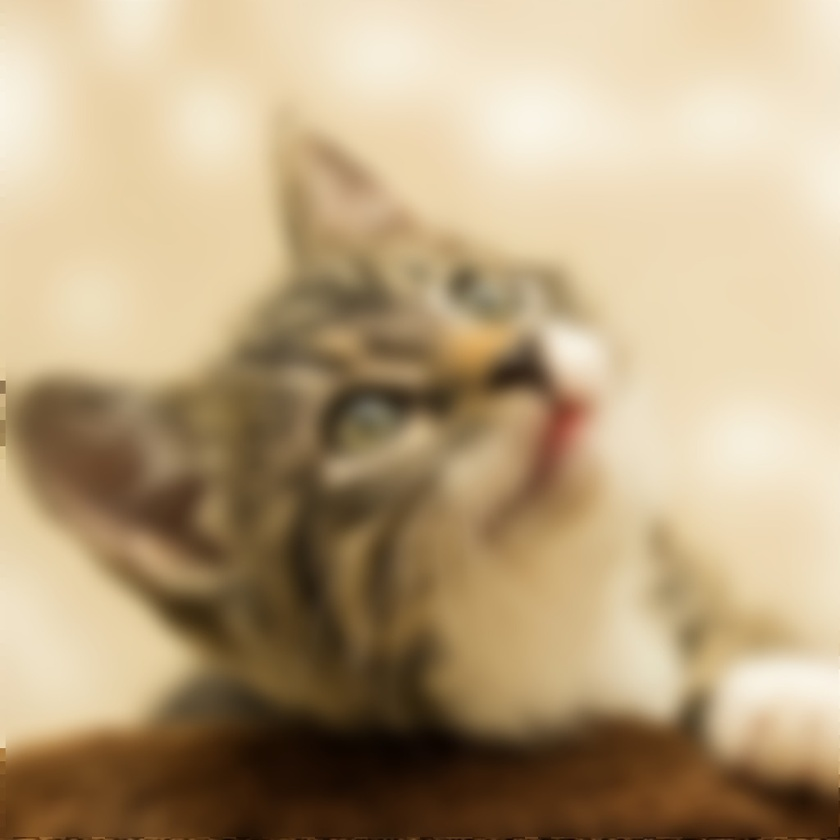
#> input picture blurred.jpg, 840 x 840 px, shrunk from 1024 x 1024 before the run
$ python main.py   (older library calls are emulated)
#> lines starting #> are read from the running program, lines starting #| are printed output that depends on the picture; long printed decimals are rounded
import numpy as np
import cv2
import os
import sys

"""
Программа выполняет устранение размытия изображений с возможностью
интерактивной настройки параметров. Поддерживает два типа размытия:
1. Линейное размытие (движение камеры)
2. Круговое размытие (расфокусировка)
"""


def estimate_blur_params(image):
    """Автоматическая оценка параметров размытия на изображении"""
    try:
        # Конвертация в 8-битный формат
        image_uint8 = np.uint8(image * 255)

        # 1. Оценка угла размытия через градиенты
        grad_x = cv2.Sobel(image_uint8, cv2.CV_64F, 1, 0, ksize=3)
        grad_y = cv2.Sobel(image_uint8, cv2.CV_64F, 0, 1, ksize=3)
        angle_deg = np.rad2deg(np.mean(np.arctan2(grad_y, grad_x))) % 180

        # 2. Оценка степени размытия через Фурье-анализ
        fft = np.fft.fft2(image)
        fft_shifted = np.fft.fftshift(fft)
        magnitude = np.log(np.abs(fft_shifted) + 1)

        # Игнорируем центральную область
        rows, cols = image.shape
        center_row, center_col = rows // 2, cols // 2
        magnitude[center_row-10:center_row+10, center_col-10:center_col+10] = 0

        # Эмпирическая оценка радиуса размытия
        blur_radius = int(np.clip(rows / (2 * np.max(magnitude)), 5, 50))

        # 3. Оценка SNR через лапласиан
        laplacian = cv2.Laplacian(image_uint8, cv2.CV_64F)
        snr_value = 10 * np.log10(np.mean(image) ** 2 / np.var(laplacian))
        snr_estimate = int(np.clip(snr_value, 10, 50))

        return angle_deg, blur_radius, snr_estimate
    except Exception as e:
        print(f"Ошибка оценки параметров: {e}")
        return 135, 22, 25  # Значения по умолчанию


def smooth_edges(image, border_size=31):
    """Размытие краев изображения для уменьшения артефактов"""
    height, width = image.shape[:2]

    # Добавляем зеркальные границы
    padded_image = cv2.copyMakeBorder(image, border_size, border_size,
                                    border_size, border_size, cv2.BORDER_WRAP)

    # Применяем гауссово размытие
    blurred = cv2.GaussianBlur(padded_image, (2*border_size+1, 2*border_size+1), -1)
    blurred = blurred[border_size:-border_size, border_size:-border_size]

    # Создаем весовую маску для плавного перехода
    y_coords, x_coords = np.indices((height, width))
    distances = np.dstack([x_coords, width - x_coords - 1,
                          y_coords, height - y_coords - 1]).min(-1)
    weights = np.minimum(np.float32(distances) / border_size, 1.0)

    # Смешиваем изображения
    return image * weights + blurred * (1 - weights)


def create_motion_blur_kernel(angle_degrees, length, size=65):
    """Создает ядро линейного размытия (движение)"""
    angle_radians = np.deg2rad(angle_degrees)
    kernel = np.ones((1, int(length)), np.float32)

    # Матрица поворота
    cos_val, sin_val = np.cos(angle_radians), np.sin(angle_radians)
    transform_matrix = np.float32([[cos_val, -sin_val, 0], [sin_val, cos_val, 0]])

    # Центрирование ядра
    center = size // 2
    transform_matrix[:, 2] = (center, center) - np.dot(transform_matrix[:, :2], ((length-1)*0.5, 0))

    # Применяем аффинное преобразование
    return cv2.warpAffine(kernel, transform_matrix, (size, size), flags=cv2.INTER_CUBIC)


def create_defocus_blur_kernel(diameter, size=65):
    """Создает ядро кругового размытия (расфокусировка)"""
    kernel = np.zeros((size, size), np.uint8)
    center = size // 2
    cv2.circle(kernel, (center, center), int(diameter)//2, 255, -1, cv2.LINE_AA)
    return np.float32(kernel) / 255.0


def apply_deconvolution(input_image, blur_angle, blur_radius, snr_ratio, is_defocus=True):
    """
    Применяет деконволюцию методом Винера
    Параметры:
    input_image - входное изображение
    blur_angle - угол размытия (для линейного)
    blur_radius - степень размытия
    snr_ratio - отношение сигнал/шум
    is_defocus - флаг типа размытия
    """
    # Предварительная обработка
    processed_image = smooth_edges(input_image)

    # Преобразование Фурье
    image_fft = cv2.dft(processed_image, flags=cv2.DFT_COMPLEX_OUTPUT)

    # Создание ядра размытия
    if is_defocus:
        psf_kernel = create_defocus_blur_kernel(blur_radius)
    else:
        psf_kernel = create_motion_blur_kernel(blur_angle, blur_radius)
    psf_kernel /= psf_kernel.sum()

    # Подготовка PSF
    psf_padded = np.zeros_like(input_image)
    kernel_height, kernel_width = psf_kernel.shape
    psf_padded[:kernel_height, :kernel_width] = psf_kernel

    # Фурье-образ PSF
    psf_fft = cv2.dft(psf_padded, flags=cv2.DFT_COMPLEX_OUTPUT, nonzeroRows=kernel_height)

    # Расчет фильтра Винера
    psf_power = (psf_fft ** 2).sum(-1)
    inverse_psf = psf_fft / (psf_power + 10 ** (-0.1 * snr_ratio))[..., np.newaxis]

    # Применение фильтра
    result_fft = cv2.mulSpectrums(image_fft, inverse_psf, 0)

    # Обратное преобразование
    result = cv2.idft(result_fft, flags=cv2.DFT_SCALE | cv2.DFT_REAL_OUTPUT)

    # Коррекция положения
    result = np.roll(result, -kernel_height//2, 0)
    result = np.roll(result, -kernel_width//2, 1)

    # Нормализация
    return cv2.normalize(result, None, 0, 1, cv2.NORM_MINMAX), psf_kernel


def run_deblurring_interface():
    """Основная функция с интерфейсом пользователя"""
    # Загрузка изображения
    input_file = "blurred.jpg"
    file_path = os.path.join(os.path.dirname(__file__), input_file)

    original_image = cv2.imread(file_path, 0)  # Загрузка в градациях серого
#> original_image: shape (840, 840); min 6, max 245, mean 163.9
    if original_image is None:
        print(f"Ошибка загрузки изображения {file_path}")
        return

    # Нормализация изображения
    original_image = np.float32(original_image) / 255.0
    cv2.imshow('Исходное изображение', original_image)

    # Автоматическая оценка параметров
    estimated_angle, estimated_radius, estimated_snr = estimate_blur_params(original_image)
#> in estimate_blur_params, `grad_y = cv2.Sobel(image_uint8, cv2.CV_64F, 0, 1, ksize=3)`:
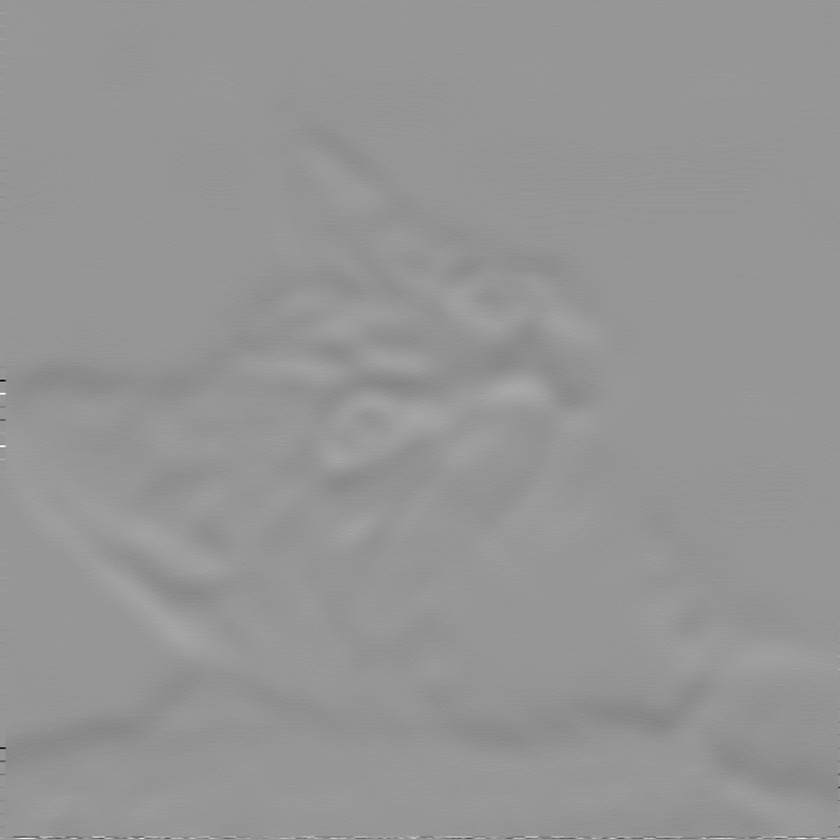
#> grad_y: shape (840, 840) float64; min -398, max 277, mean -1.7; drawn with min black and max white
#> in estimate_blur_params, `angle_deg = np.rad2deg(np.mean(np.arctan2(grad_y, grad_x))) % 180`: angle_deg = 176.5
#> in estimate_blur_params, `magnitude[center_row-10:center_row+10, center_col-10:center_col+10] = 0`:
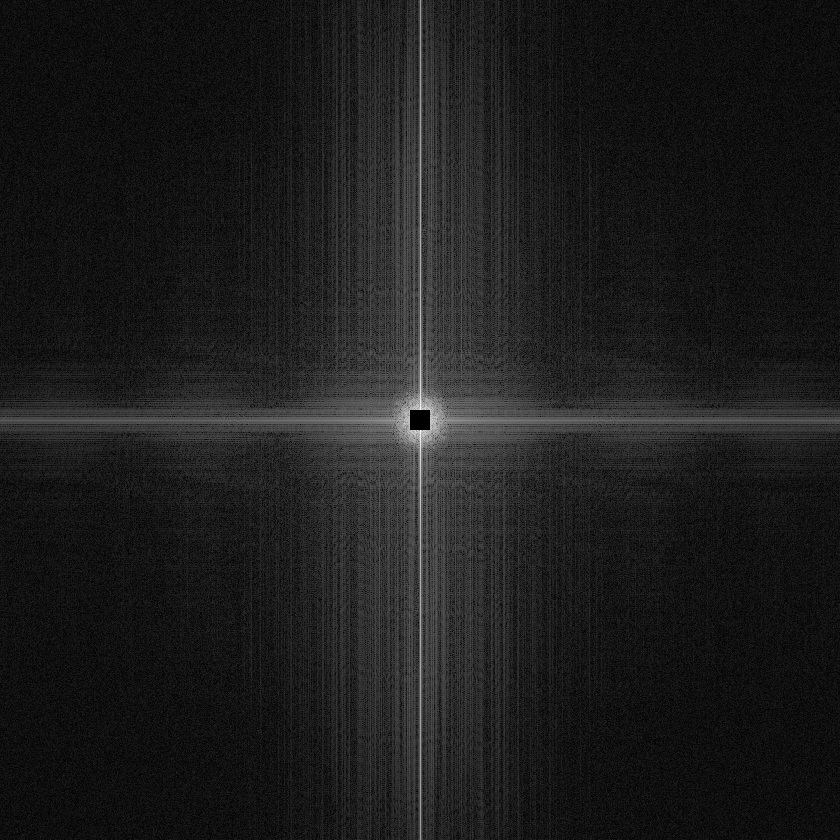
#> magnitude: shape (840, 840) float64; min 0, max 9.09, mean 1.04; drawn with min black and max white
#> in estimate_blur_params, `blur_radius = int(np.clip(rows / (2 * np.max(magnitude)), 5, 50))`: blur_radius = 46
#> in estimate_blur_params, `laplacian = cv2.Laplacian(image_uint8, cv2.CV_64F)`:
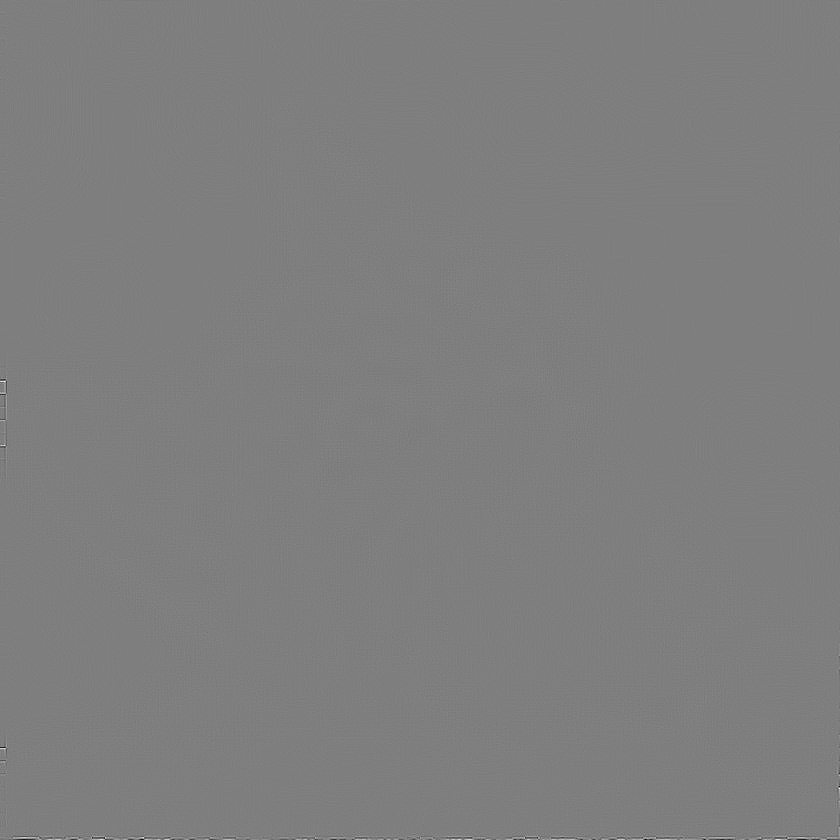
#> laplacian: shape (840, 840) float64; min -97, max 98, mean 0; drawn with min black and max white
#> in estimate_blur_params, `snr_value = 10 * np.log10(np.mean(image) ** 2 / np.var(laplacian))`: snr_value = -10.32
#> in estimate_blur_params, `snr_estimate = int(np.clip(snr_value, 10, 50))`: snr_estimate = 10
#> estimated_angle = 176.5; estimated_radius = 46; estimated_snr = 10
    print(f"Автооценка: Угол={estimated_angle}°, Радиус={estimated_radius}, SNR={estimated_snr} дБ")
#| Автооценка: Угол=176.473°, Радиус=46, SNR=10 дБ

    # Инициализация интерфейса
    cv2.namedWindow('Результат деконволюции')
    cv2.namedWindow('Ядро размытия')

    # Создание элементов управления
    cv2.createTrackbar('Угол', 'Результат деконволюции', int(estimated_angle), 180, lambda x: None)
    cv2.createTrackbar('Радиус', 'Результат деконволюции', int(estimated_radius), 50, lambda x: None)
    cv2.createTrackbar('SNR', 'Результат деконволюции', int(estimated_snr), 50, lambda x: None)

    use_defocus = True  # Флаг типа размытия
    print("Управление:\nПробел - переключение типа размытия\nS - сохранение\nESC - выход")

    while True:
        # Получение текущих параметров
        current_angle = cv2.getTrackbarPos('Угол', 'Результат деконволюции')
        current_radius = cv2.getTrackbarPos('Радиус', 'Результат деконволюции')
        current_snr = cv2.getTrackbarPos('SNR', 'Результат деконволюции')

        # Выполнение деконволюции
        deblurred_result, blur_kernel = apply_deconvolution(
            original_image, current_angle, current_radius, current_snr, use_defocus)
#> in smooth_edges, `weights = np.minimum(np.float32(distances) / border_size, 1.0)`:
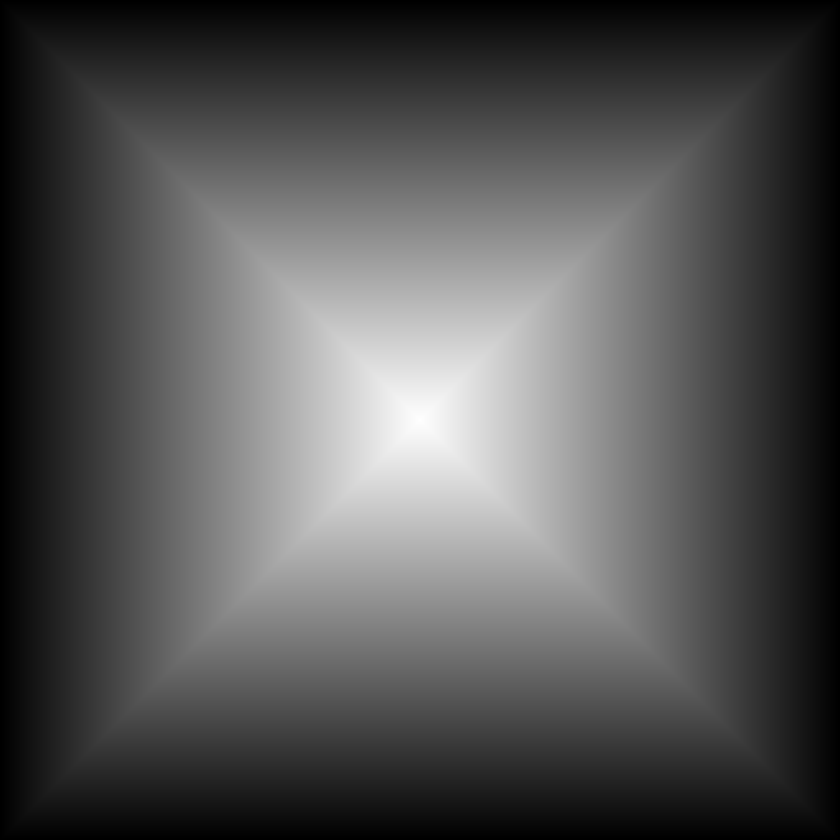
#> distances: shape (840, 840) int64; min 0, max 419, mean 139.5; drawn with min black and max white
#> in apply_deconvolution, `psf_padded[:kernel_height, :kernel_width] = psf_kernel`:
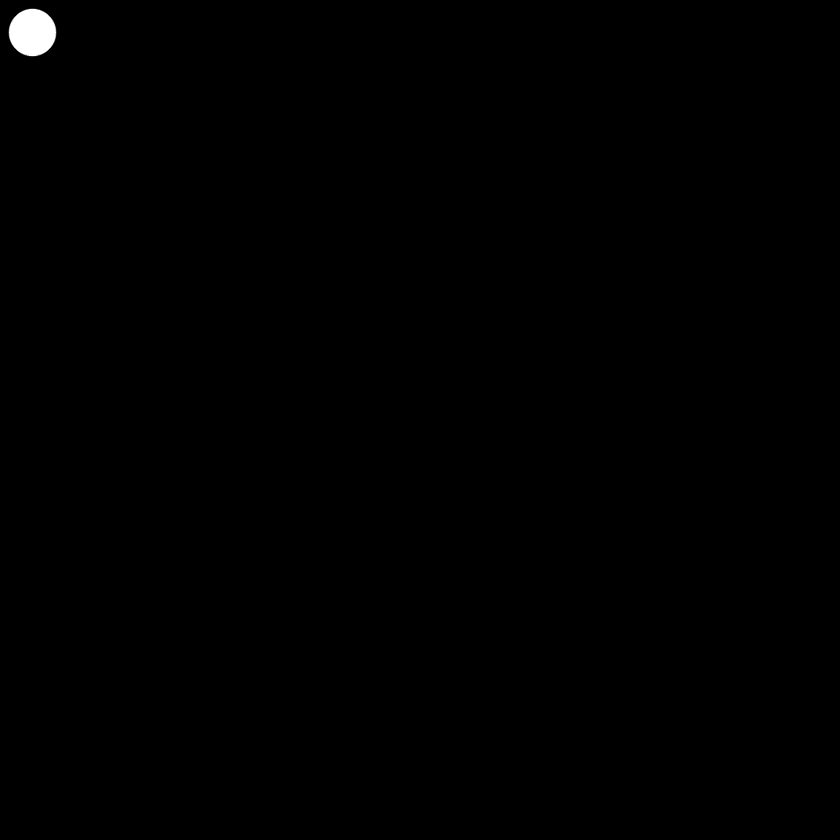
#> psf_padded: shape (840, 840) float32; min 0, max 0.00057, mean 1.42e-06; drawn with min black and max white
#> in apply_deconvolution, `result = np.roll(result, -kernel_width//2, 1)`:
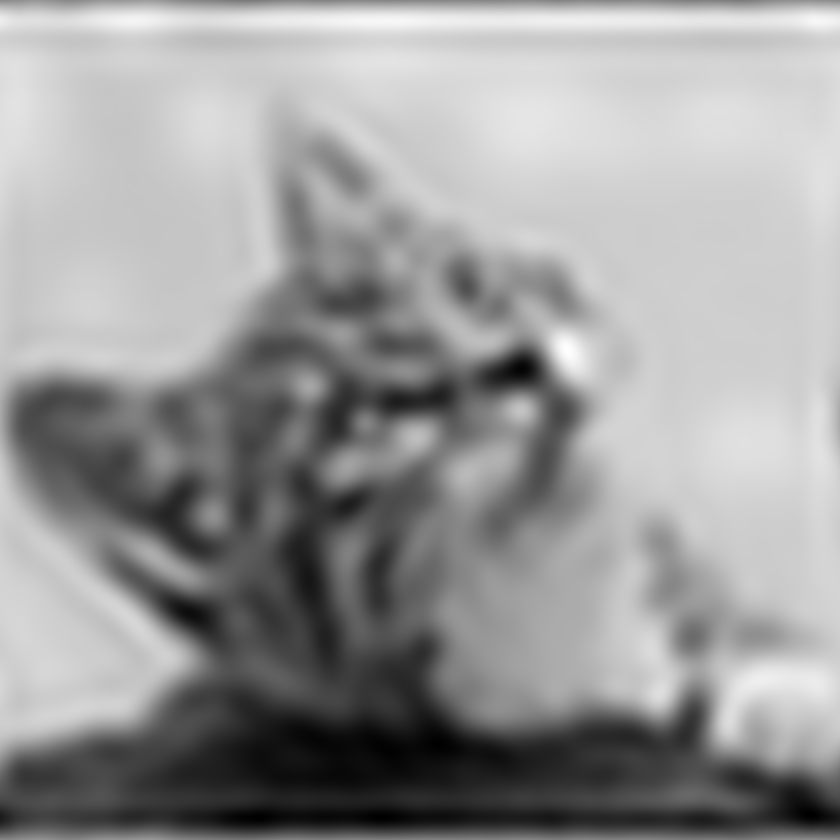
#> result: shape (840, 840) float32; min -0.00296, max 0.971, mean 0.584; drawn with min black and max white

        # Отображение результатов
        cv2.imshow('Результат деконволюции', deblurred_result)
        cv2.imshow('Ядро размытия', blur_kernel)

        # Обработка клавиш
        key = cv2.waitKey(30)
#> (key Esc is pressed here)
        if key == 27:  # ESC - выход
            break
        elif key == ord(' '):  # Пробел - смена типа размытия
            use_defocus = not use_defocus
            print(f"Тип размытия: {'расфокусировка' if use_defocus else 'движение'}")
        elif key == ord('s'):  # Сохранение результата
            cv2.imwrite('deblurred_result.jpg', deblurred_result * 255)
            print("Результат сохранен как 'deblurred_result.jpg'")

    cv2.destroyAllWindows()


if __name__ == '__main__':
    run_deblurring_interface()
